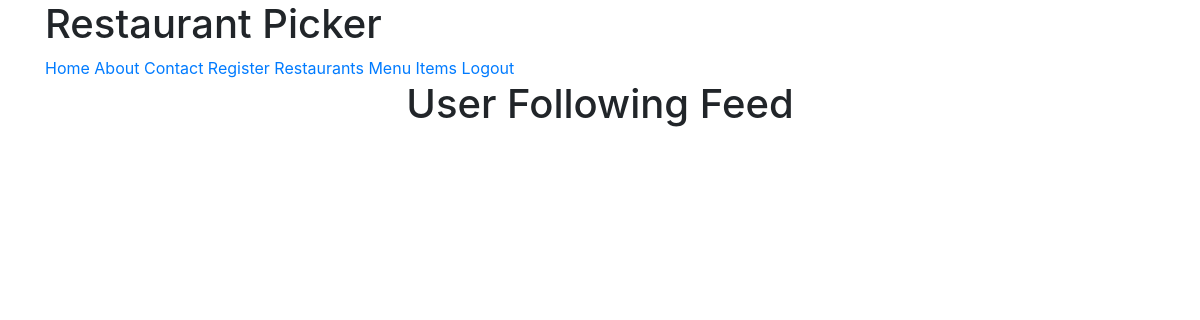
The page / (signed in) on the database as committed earlier.
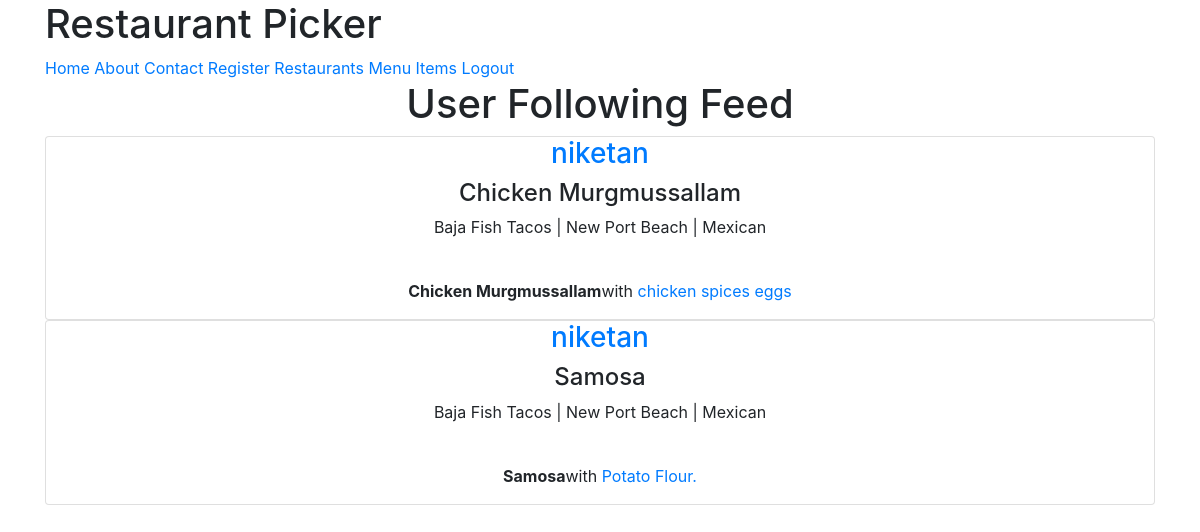
The same page on the database as committed later.
### menus/models.py (models this page shows, shortened)
class Item(models.Model):
    user    = models.ForeignKey(User, on_delete=models.CASCADE)
    restaurant = models.ForeignKey(RestaurantLocation, on_delete=models.CASCADE)
    name = models.CharField(max_length = 120)
    contents  = models.TextField(help_text='Separate each item by comma')
    excludes  = models.TextField(
        blank=True,
        null=True,
        help_text='Separate each item by comma'
    )
    public = models.BooleanField(default=True)
    timestamp   = models.DateTimeField(auto_now_add=True)
    updated     = models.DateTimeField(auto_now=True)
    class Meta:
        ordering = ['-updated','-timestamp']
    def get_contents(self):
        return self.contents.split(",")

### restaurants/models.py (models this page shows, shortened)
class RestaurantLocation(models.Model):
    owner       = models.ForeignKey(
                    User,
                    on_delete = models.CASCADE,
                )
    name        = models.CharField(max_length = 120)
    location    = models.CharField(max_length = 120, null=True, blank=True)
    category    = models.CharField(max_length = 120, null=True, blank=True,validators=[validate_category])
    timestamp   = models.DateTimeField(auto_now_add=True, null=True)
    updated     = models.DateTimeField(auto_now=True)
    slug        = models.SlugField(null=True, blank=True)
    objects = RestaurantLocationManager() #Model.objects.all()
    @property
    def title(self):
        return self.name

### menus/views.py (the view)
# urls.py: path('',HomeView.as_view(),name='home'),
class HomeView(View):
    def get(self,request,*args,**kwargs):
        if not request.user.is_authenticated:
            return render(request,'home.html',{})
        user = request.user
        is_following_user_ids = [x.user.id for x in user.is_following.all()]
        qs = Item.objects.filter(user__id__in=is_following_user_ids,public=True).order_by("-updated")[:3]
        return render(request,'menus/home-feed.html',{'object_list':qs})

### menus/templates/menus/home-feed.html
{% extends 'base.html'%}
{% block content %}
<div class="row">
  <div class="col-sm-12 text-center col-sm-offset-3">
    <h1>User Following Feed</h1>
  {% for obj in object_list %}
      <div class="card card-default">
        <h3><a href="{%url 'profiles:detail' username=obj.user.username%}">
          {{obj.user.username}}</a></h3>
          <h4>{{ obj.name }}</h4>
          <p>{{obj.restaurant.title}} | {{ obj.restaurant.location }} | {{ obj.restaurant.category }}</p>
        <br>
        <p><b>{{obj.name}}</b>with
        {% for ing in obj.get_contents%}
        <a href="{{request.path}}?q={{ing}}">{{ ing }}</a>
        {% endfor%}</p>
        </div>
{% endfor %}
</div>
</div>
{% endblock %}

### templates/base.html (shortened to what this page needs)
<!DOCTYPE html>
<html lang="en" dir="ltr">
  <head>
    {% include 'snippets/css.html' %}
  </head>
  <body>
    {% include 'snippets/nav.html' %}
    <div class="container">
      {% block content %}
      {% endblock content %}
    </div>
  </body>
</html>

### templates/snippets/css.html (shortened to what this page needs)
<link rel="stylesheet" href="https://stackpath.bootstrapcdn.com/bootstrap/4.3.1/css/bootstrap.min.css">

### templates/snippets/nav.html
<div class="container">
  <h1>Restaurant Picker</h1>
  <a href="{% url 'home' %}">Home</a>
  <a href="{% url 'about' %}">About</a>
  <a href="{% url 'contact' %}">Contact</a>
  <a href="{% url 'register' %}">Register</a>
  {% if request.user.is_authenticated %}
    <a href="{% url 'restaurants:list'%}">Restaurants</a>
    <a href="{% url 'menus:list'%}">Menu Items</a>
    <a href="{% url 'logout' %}">Logout</a>
  {% endif %}
</div>

Rows that differ between the two databases and show on the page:
added Item: user.username "niketan", name "Chicken Murgmussallam", restaurant "Baja Fish Tacos", restaurant.location "New Port Beach", restaurant.category "Mexican", get_contents "chicken" "spices" "eggs"
now on this page (row unchanged): Item: user.username "niketan", name "Samosa", restaurant "Baja Fish Tacos", restaurant.location "New Port Beach", restaurant.category "Mexican", get_contents "Potato" "Flour."
